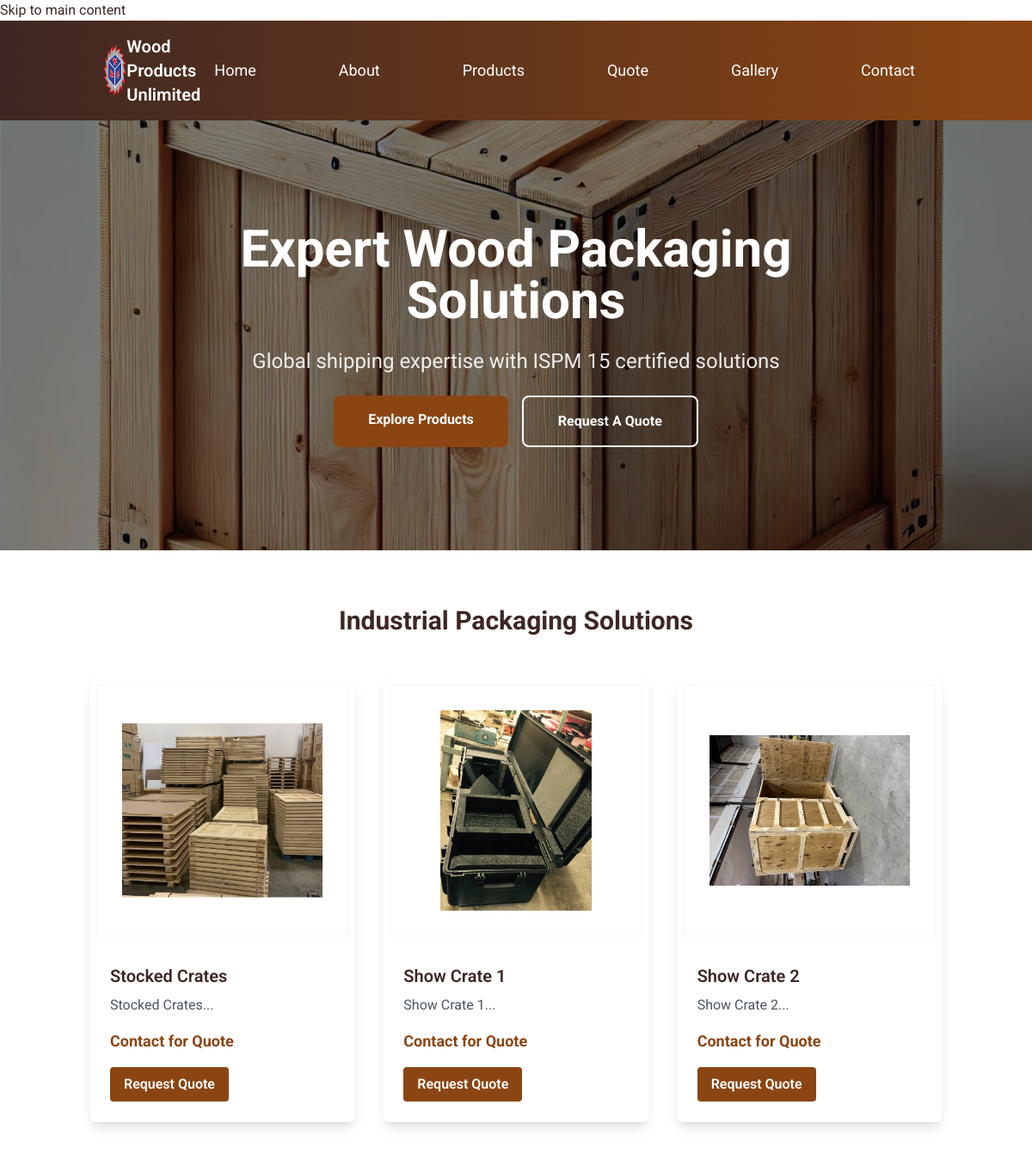
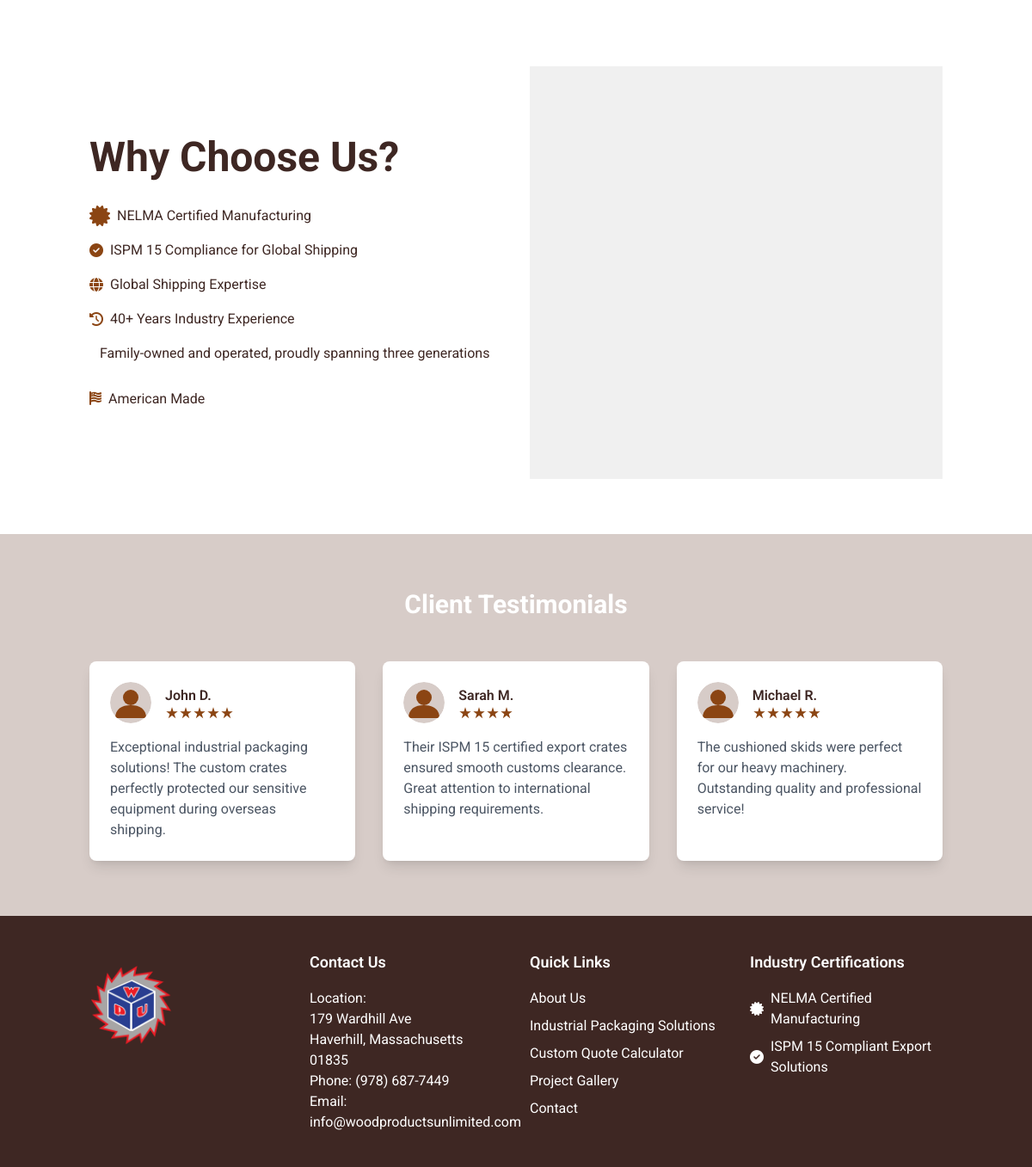
The page / on the database its author committed (2 pictures, top to bottom).
### models.py (models this page shows)
class Product(db.Model):
    id = db.Column(db.Integer, primary_key=True)
    name = db.Column(db.String(100), nullable=False)
    description = db.Column(db.Text, nullable=False)
    category = db.Column(db.String(50), nullable=False)
    package_type = db.Column(db.String(50), nullable=True)  # Added package_type field
    image_url = db.Column(db.String(200), nullable=False)
    price = db.Column(db.Float, nullable=False)
    created_at = db.Column(db.DateTime, default=datetime.utcnow)

class Testimonial(db.Model):
    id = db.Column(db.Integer, primary_key=True)
    client_name = db.Column(db.String(100), nullable=False)
    rating = db.Column(db.Integer, nullable=False)
    content = db.Column(db.Text, nullable=False)
    is_featured = db.Column(db.Boolean, default=False)
    created_at = db.Column(db.DateTime, default=datetime.utcnow)

### routes/public/routes.py (the view)
@public.route('/')
def index():
    try:
        print("Attempting to render index page")
        featured_products = Product.query.limit(3).all()
        testimonials = Testimonial.query.filter_by(is_featured=True).limit(3).all()
        print("Attempting to fetch featured products and testimonials...")
        print(f"Found {len(featured_products)} products and {len(testimonials)} testimonials")
        for idx, product in enumerate(featured_products):
            print(f"Product {idx + 1}:")
            print(f"  Name: {product.name}")
            print(f"  Description: {product.description}")
            print(f"  Image URL: {product.image_url}")
            print(f"  Category: {product.category}")
        for idx, testimonial in enumerate(testimonials):
            print(f"Testimonial {idx + 1}:")
            print(f"  Client Name: {testimonial.client_name}")
            print(f"  Rating: {testimonial.rating}")
            print(f"  Content: {testimonial.content}")
            print(f"  Featured: {testimonial.is_featured}")
        hero_variant = request.args.get('hero', '1')
        return render_template('index.html',
                             products=featured_products,
                             testimonials=testimonials,
                             hero_variant=hero_variant)
    except Exception as e:
        print(f"Error in index route: {str(e)}")
        return str(e), 500

### templates/index.html (shortened to what this page needs)
{% extends "base.html" %} {% block content %}
{% set hero_variant = request.args.get('hero', '2') %}
{% if hero_variant == '1' %}
<div class="bg-gradient-to-r from-wood-dark to-wood-brown text-white min-h-[300px] relative overflow-hidden">
    <div class="absolute inset-0 opacity-10 bg-pattern"></div>
    <div class="relative w-full">
        <div class="max-w-7xl mx-auto">
            <div class="grid grid-cols-1 md:grid-cols-2 min-h-[500px] relative">
                <div class="hero-content text-left flex flex-col justify-center z-10 space-y-6 px-6 py-12 md:py-16 md:px-12 lg:px-16">
                    <h1 class="text-3xl sm:text-4xl md:text-5xl font-bold leading-tight tracking-tight mb-4 hero-title">
                        Industrial Wood Packaging Solutions
                    </h1>
                    <p class="text-base sm:text-lg md:text-xl opacity-95 leading-relaxed font-medium max-w-xl hero-subtitle">
                        Custom-engineered wood packaging solutions for global
                        shipping and industrial applications
                    </p>
                    <div class="flex flex-col sm:flex-row gap-4 sm:space-x-4 mt-4">
                        <a href="/products"
                            class="bg-wood-brown hover:bg-wood-dark text-white font-bold py-3 px-8 rounded-lg transition duration-300 text-center">
                            View Solutions</a>
                        <a href="/quote"
                            class="border-2 border-white hover:bg-white hover:text-wood-dark text-white font-bold py-3 px-8 rounded-lg transition duration-300 text-center hero-cta">
                            Get Quote</a>
                    </div>
                </div>
                <div class="relative md:absolute md:right-0 md:top-0 h-[300px] md:h-full w-full md:w-[55%] xl:w-1/2">
                    <img src="/static/images/wood_crate.jpg" alt="Industrial Wood Packaging"
                        class="w-full h-full object-cover object-center" loading="eager"
                        fetchpriority="high" decoding="async" />
                </div>
            </div>
        </div>
    </div>
</div>
{% elif hero_variant == '2' %}
<div class="relative min-h-[500px] overflow-hidden">
    <div class="absolute inset-0">
        <img src="/static/images/wood_crate.jpg" alt="Industrial Wood Packaging"
            class="w-full h-full object-cover brightness-50" loading="eager" fetchpriority="high" decoding="async" />
    </div>
    <div class="relative max-w-7xl mx-auto px-4 py-24 flex items-center justify-center min-h-[500px]">
        <div class="text-center text-white space-y-6 max-w-3xl">
            <h1 class="text-4xl sm:text-5xl md:text-6xl font-bold leading-tight">
                Expert Wood Packaging Solutions
            </h1>
            <p class="text-xl sm:text-2xl opacity-90 mb-8">
                Global shipping expertise with ISPM 15 certified solutions
            </p>
            <div class="flex flex-col sm:flex-row justify-center gap-4">
                <a href="/products"
                    class="bg-wood-brown hover:bg-wood-dark text-white font-bold py-4 px-10 rounded-lg transition duration-300">
                    Explore Products</a>
                <a href="/quote"
                    class="bg-transparent border-2 border-white hover:bg-white hover:text-wood-dark text-white font-bold py-4 px-10 rounded-lg transition duration-300">
                    Request A Quote</a>
            </div>
        </div>
    </div>
</div>
{% endif %}
<div class="container mx-auto px-4 py-16">
    <h2 class="text-3xl font-bold text-center mb-12">
        Industrial Packaging Solutions
    </h2>
    <div class="grid grid-cols-1 md:grid-cols-3 gap-8">
        {% if products %}
            {% for product in products %}
        <div class="product-card group bg-white rounded-lg shadow-lg overflow-hidden transform hover:-translate-y-1 transition-all duration-300 ease-in-out">
            <div class="relative">
                <img
                    src="{{ product.image_url }}"
                    class="w-full h-64 object-cover"
                    loading="lazy"
                    alt="{{ product.name }}"
                    decoding="async"
                />
                <div class="p-6">
                    <h5 class="text-xl font-semibold mb-2">
                        {{ product.name }}
                    </h5>
                    <p class="text-gray-600 mb-4">
                        {{ product.description[:100] }}...
                    </p>
                    <p class="text-wood-brown font-bold text-lg mb-4">
                        Contact for Quote
                    </p>
                    <a
                        href="/quote?package_type={{ product.package_type|default('') }}&name={{ product.name|urlencode }}&description={{ product.description|urlencode }}"
                        class="inline-block bg-wood-brown hover:bg-wood-dark text-white font-semibold py-2 px-4 rounded transition duration-300"
                        >Request Quote</a
                    >
                </div>
            </div>
        </div>
        {% endfor %}
        {% else %}
            <div class="col-span-3 text-center py-8">
                <p class="text-gray-600">No products available at the moment.</p>
            </div>
        {% endif %}
    </div>
</div>
<div class="container mx-auto px-4 py-16">
    <div class="grid grid-cols-1 md:grid-cols-2 gap-8 items-center">
        <div>
            <h2 class="text-5xl font-bold mb-8">Why Choose Us?</h2>
            <ul class="space-y-4">
                <li class="flex items-center">
                    <i class="fas fa-certificate text-wood-brown mr-2 text-2xl"></i>
                    NELMA Certified Manufacturing
                </li>
                <li class="flex items-center">
                    <i class="fas fa-check-circle text-wood-brown mr-2"></i>
                    ISPM 15 Compliance for Global Shipping
                </li>
                <li class="flex items-center">
                    <i class="fas fa-globe text-wood-brown mr-2"></i> Global
                    Shipping Expertise
                </li>
                <li class="flex items-center">
                    <i class="fas fa-history text-wood-brown mr-2"></i> 40+
                    Years Industry Experience
                </li>
                     Family-owned
                    and operated, proudly spanning three generations
                    <i class="fas fa-solid fa-flag-usa text-wood-brown mr-2"></i>American Made
            </ul>
        </div>
        <div>
        </div>
    </div>
</div>
<div class="bg-wood-accent bg-opacity-10 py-16">
    <div class="container mx-auto px-4">
        <h2 class="text-3xl font-bold text-center text-white mb-12">
            Client Testimonials
        </h2>
        <div class="grid grid-cols-1 md:grid-cols-3 gap-8">
            {% if testimonials %}
                {% for testimonial in testimonials %}
            <div
                class="testimonial-card group bg-white p-6 rounded-lg shadow-lg transform hover:-translate-y-1 transition-all duration-300 ease-in-out hover:shadow-xl"
            >
                <div class="flex items-center mb-4">
                    <img
                        src="/static/images/avatar-placeholder.svg"
                        alt="Client"
                        class="w-12 h-12 rounded-full mr-4"
                        decoding="async"
                    />
                    <div>
                        <h4 class="font-semibold text-wood-dark">
                            {{ testimonial.client_name }}
                        </h4>
                        <div class="flex">
                            {% for _ in range(testimonial.rating) %}
                            <img
                                src="/static/images/star.svg"
                                alt="star"
                                class="w-4 h-4"
                            />
                            {% endfor %}
                        </div>
                    </div>
                </div>
                <p class="text-gray-600">{{ testimonial.content }}</p>
            </div>
            {% endfor %}
            {% else %}
                <div class="col-span-3 text-center py-8">
                    <p class="text-gray-600">No testimonials available at the moment.</p>
                </div>
            {% endif %}
        </div>
    </div>
</div>
{% endblock %}

### rows shown on the page
Product: image_url (picture), name "Stocked Crates", description "Stocked Crates"
Product: image_url (picture), name "Show Crate 1", description "Show Crate 1"
Product: image_url (picture), name "Show Crate 2", description "Show Crate 2"
Testimonial: client_name "John D.", rating 5 (drawn), content "Exceptional industrial packaging solutions! The custom crates perfectly protected our sensitive equipment during overseas shipping."
Testimonial: client_name "Sarah M.", rating 4 (drawn), content "Their ISPM 15 certified export crates ensured smooth customs clearance. Great attention to international shipping requirements."
Testimonial: client_name "Michael R.", rating 5 (drawn), content "The cushioned skids were perfect for our heavy machinery. Outstanding quality and professional service!"
